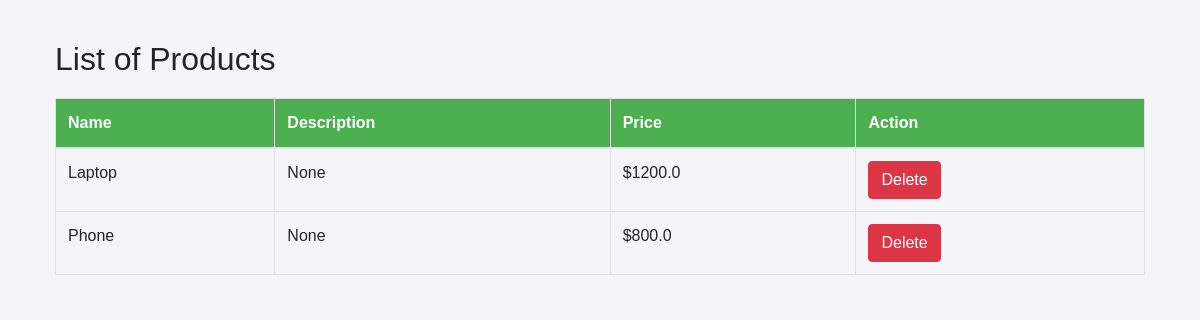
/products, run on an earlier commit of the app's database.
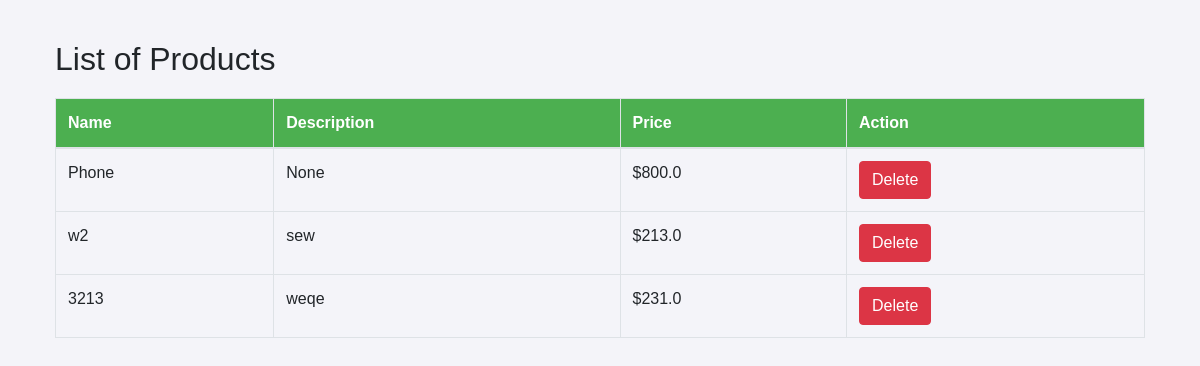
And on a later commit of the database.
### app/models/product.py (models this page shows)
class Product(db.Model):
    __tablename__ = 'products'  # Correct table name used in ForeignKey reference
    id = db.Column(db.Integer, primary_key=True)
    nom = db.Column(db.String, nullable=False)
    description = db.Column(db.String)
    price = db.Column(db.Float, nullable=False)
    weight = db.Column(db.Float, nullable=False) # Weight of the product in kg

### app/routes/product.py (the view)
@product_bp.route('/products', methods=['GET'])
def list_products():
    products = Product.query.all()
    return render_template('products/list_products.html', products=products)

### app/templates/products/list_products.html (shortened to what this page needs)
{% extends "base.html" %}
{% block content %}
<div class="container">
    <h2>List of Products</h2>
    <table class="table table-bordered">
        <thead>
            <tr>
                <th>Name</th>
                <th>Description</th>
                <th>Price</th>
                <th>Action</th>
            </tr>
        </thead>
        <tbody>
            {% for product in products %}
            <tr>
                <td>{{ product.nom }}</td>
                <td>{{ product.description }}</td>
                <td>${{ product.price }}</td>
                <td>
                    <form action="{{ url_for('product.delete_product', id=product.id) }}" method="POST" style="display:inline;">
                        <button type="submit" class="btn btn-danger">Delete</button>
                    </form>
                </td>
            </tr>
            {% endfor %}
        </tbody>
    </table>
</div>
{% endblock %}

What changed in the data, as far as the page shows it:
removed Product: nom "Laptop", description "None", price "1200.0"
added Product: nom "w2", description "sew", price "213.0"
added Product: nom "3213", description "weqe", price "231.0"
